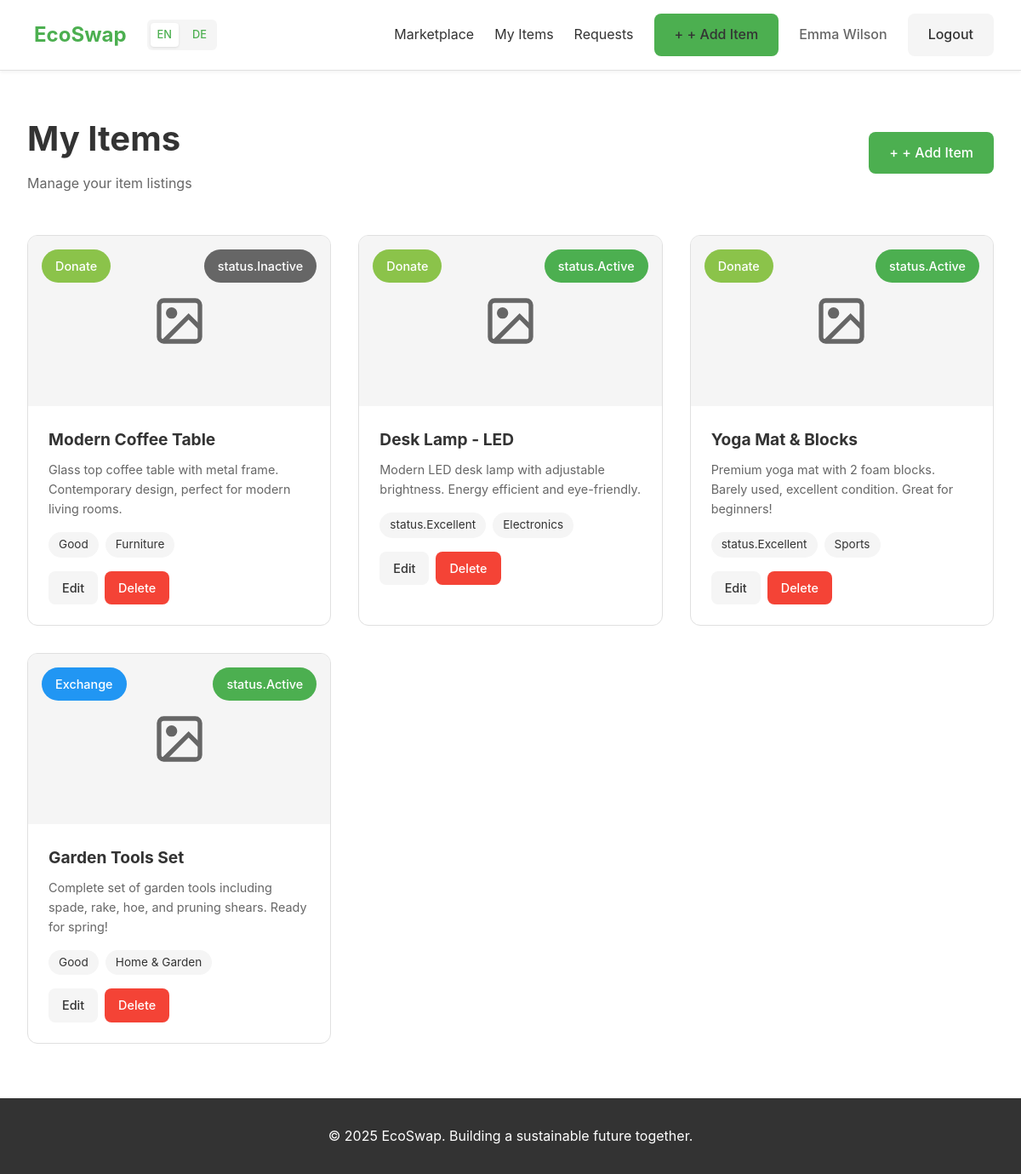
/my-listings (signed in), run on the app's committed database.
### tables this page shows
CREATE TABLE listings (
        id INTEGER PRIMARY KEY AUTOINCREMENT,
        user_id INTEGER NOT NULL,
        title TEXT NOT NULL,
        description TEXT NOT NULL,
        category TEXT NOT NULL,
        condition TEXT NOT NULL,
        listing_type TEXT NOT NULL,
        status TEXT DEFAULT 'Active',
        image_path TEXT,
        created_at TIMESTAMP DEFAULT CURRENT_TIMESTAMP,
        FOREIGN KEY (user_id) REFERENCES users (id)
    );

### app.py (the view)
@app.route('/my-listings')
def my_listings():
    if 'user_id' not in session:
        flash('Please login first!', 'error')
        return redirect(url_for('login'))
    conn = get_db()
    c = conn.cursor()
    c.execute("SELECT * FROM listings WHERE user_id = ? ORDER BY created_at DESC",
              (session['user_id'],))
    listings = c.fetchall()
    conn.close()
    return render_template('my_listings.html', listings=listings)

### app.py (called while the page is built)
def get_t(key):
    lang = session.get('lang', 'en')
    current = translations.get(lang, {})
    keys = key.split('.')
    for k in keys:
        if isinstance(current, dict) and k in current:
            current = current[k]
        else:
            return key
    return current if isinstance(current, str) else key

@app.context_processor
def inject_t():
    return dict(t=get_t, current_lang=session.get('lang', 'en'))

def get_db():
    conn = sqlite3.connect('ecoswap.db')
    conn.row_factory = sqlite3.Row
    return conn

### templates/my_listings.html (shortened to what this page needs)
{% extends "base.html" %}
{% block content %}
<section class="marketplace-section">
    <div class="container">
        <div class="page-header">
            <div>
                <h1>{{ t('common.myItems') }}</h1>
                <p>{{ t('dashboard.manageListings') }}</p>
            </div>
            <a href="{{ url_for('create_listing') }}" class="btn-primary">+ {{ t('dashboard.addItem') }}</a>
        </div>
        <div class="listings-grid">
            {% if listings %}
            {% for listing in listings %}
            <div class="listing-card">
                <div class="listing-badge {{ listing['listing_type'].lower() }}">
                    {{ t('marketplace.' + listing['listing_type'].lower()) }}
                </div>
                <div class="listing-status {{ listing['status'].lower() }}">
                    {{ t('status.' + listing['status']) }}
                </div>
                {% if listing['image_path'] %}
                <img src="{{ url_for('static', filename=listing['image_path']) }}" alt="{{ listing['title'] }}">
                {% else %}
                <div class="listing-placeholder"><svg width="64" height="64" viewBox="0 0 24 24" fill="none"
                        stroke="currentColor" stroke-width="2">
                        <rect x="3" y="3" width="18" height="18" rx="2" ry="2"></rect>
                        <circle cx="8.5" cy="8.5" r="1.5" fill="currentColor"></circle>
                        <polyline points="21 15 16 10 5 21"></polyline>
                    </svg></div>
                {% endif %}
                <div class="listing-content">
                    <h3>{{ listing['title'] }}</h3>
                    <p class="listing-description">{{ listing['description'][:100] }}</p>
                    <div class="listing-meta">
                        <span class="condition">{{ t('status.' + listing['condition']) }}</span>
                        <span class="category">{{ t('marketplace.categories.' + listing['category']) }}</span>
                    </div>
                    <div class="listing-actions">
                        <a href="{{ url_for('edit_listing', listing_id=listing['id']) }}"
                            class="btn-secondary btn-small">{{ t('dashboard.edit') }}</a>
                        <a href="{{ url_for('delete_listing', listing_id=listing['id']) }}" class="btn-danger btn-small"
                            onclick="return confirm('{{ t('dashboard.deleteConfirm') }}')">{{ t('dashboard.delete')
                            }}</a>
                    </div>
                </div>
            </div>
            {% endfor %}
            {% endif %}
        </div>
    </div>
</section>
{% endblock %}

### static/css/style.css (style rules this page uses)
* { margin: 0; padding: 0; box-sizing: border-box; }
:root { --primary: #4CAF50; --primary-dark: #388E3C; --secondary: #8BC34A; --danger: #f44336; --warning: #ff9800; --info: #2196F3; --light-bg: #f5f5f5; --border: #e0e0e0; --text: #333; --text-light: #666; --white: #ffffff; }
body { font-family: -apple-system, BlinkMacSystemFont, 'Segoe UI', Roboto, Oxygen, Ubuntu, Cantarell, sans-serif; color: var(--text); line-height: 1.6; background: var(--white); }
.container { max-width: 1200px; margin: 0 auto; padding: 0 2rem; }
.btn-primary, .btn-secondary, .btn-danger { display: inline-block; padding: 0.75rem 1.5rem; border-radius: 8px; text-decoration: none; font-weight: 500; transition: all 0.3s; border: none; cursor: pointer; font-size: 1rem; }
.btn-primary { background: var(--primary); color: var(--white); }
.btn-secondary { background: var(--light-bg); color: var(--text); }
.btn-danger { background: var(--danger); color: var(--white); }
.btn-small { padding: 0.5rem 1rem; font-size: 0.9rem; }
.page-header { display: flex; justify-content: space-between; align-items: center; margin: 3rem 0; }
.page-header h1 { font-size: 2.5rem; margin-bottom: 0.5rem; }
.page-header p { color: var(--text-light); }
.listings-grid { display: grid; grid-template-columns: repeat(auto-fill, minmax(300px, 1fr)); gap: 2rem; margin-bottom: 3rem; }
.listing-card { background: var(--white); border-radius: 12px; overflow: hidden; border: 1px solid var(--border); transition: transform 0.3s, box-shadow 0.3s; position: relative; }
.listing-badge { position: absolute; top: 1rem; left: 1rem; padding: 0.5rem 1rem; border-radius: 20px; font-size: 0.9rem; font-weight: 500; z-index: 1; }
.listing-badge.exchange { background: var(--info); color: var(--white); }
.listing-badge.donate { background: var(--secondary); color: var(--white); }
.listing-status { position: absolute; top: 1rem; right: 1rem; padding: 0.5rem 1rem; border-radius: 20px; font-size: 0.9rem; font-weight: 500; z-index: 1; }
.listing-status.active { background: var(--primary); color: var(--white); }
.listing-status.inactive { background: var(--text-light); color: var(--white); }
.listing-placeholder { width: 100%; height: 200px; background: var(--light-bg); display: flex; align-items: center; justify-content: center; color: var(--text-light); }
.listing-content { padding: 1.5rem; }
.listing-content h3 { margin-bottom: 0.5rem; font-size: 1.2rem; }
.listing-description { color: var(--text-light); margin-bottom: 1rem; font-size: 0.9rem; }
.listing-meta { display: flex; gap: 0.5rem; margin-bottom: 1rem; }
.listing-meta span { padding: 0.25rem 0.75rem; background: var(--light-bg); border-radius: 20px; font-size: 0.85rem; }
.listing-actions { display: flex; gap: 0.5rem; margin-top: 1rem; }

### data on the page
listings: listing_type "Donate", status "status.Inactive", title "Modern Coffee Table", description "Glass top coffee table with metal frame. Contemporary design, perfect for modern living rooms.", condition "Good", category "Furniture", t "Edit", t "Delete"
listings: listing_type "Donate", status "status.Active", title "Desk Lamp - LED", description "Modern LED desk lamp with adjustable brightness. Energy efficient and eye-friendly.", condition "status.Excellent", category "Electronics", t "Edit", t "Delete"
listings: listing_type "Donate", status "status.Active", title "Yoga Mat & Blocks", description "Premium yoga mat with 2 foam blocks. Barely used, excellent condition. Great for beginners!", condition "status.Excellent", category "Sports", t "Edit", t "Delete"
listings: listing_type "Exchange", status "status.Active", title "Garden Tools Set", description "Complete set of garden tools including spade, rake, hoe, and pruning shears. Ready for spring!", condition "Good", category "Home & Garden", t "Edit", t "Delete"

### other printed values
{{ t('common.appName') }} "EcoSwap"
{{ t('common.marketplace') }} "Marketplace"
{{ t('common.myItems') }} "My Items"
{{ t('dashboard.requests') }} "Requests"
{{ t('dashboard.addItem') }} "+ Add Item"
{{ session.get('display_name') }} "Emma Wilson"
{{ t('common.logout') }} "Logout"
{{ t('dashboard.manageListings') }} "Manage your item listings"
